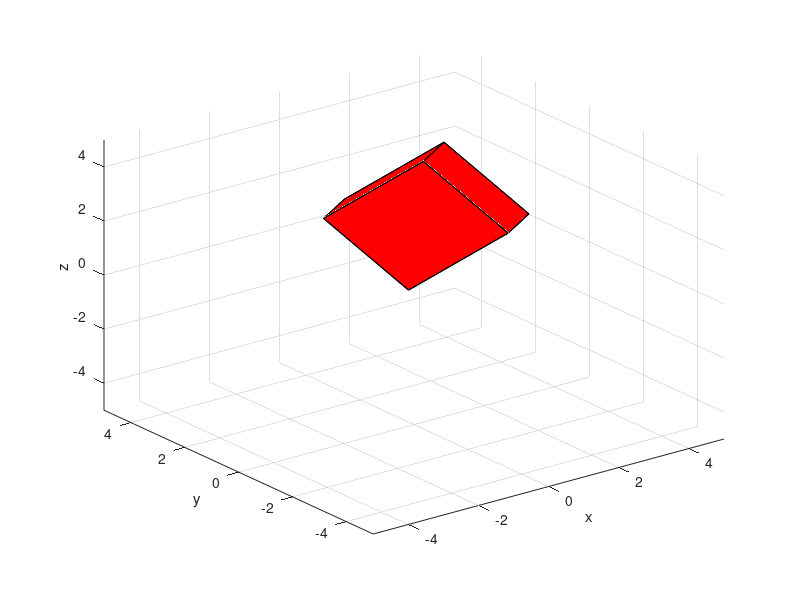

Here is the MATLAB script that generated this plot:
clc
clear
close all


p1=[0 0 0];
p2=[3 0 0];
p3=[3 3 0];
p4=[0 3 0];
p5=[0 0 3];
p6=[3 0 3];
p7=[3 3 3];
p8=[0 3 3];

phi = 2*pi/100;

punkter = [p1' p2' p3' p4' p5' p6' p7' p8'];

x = [p1(1) p2(1) p3(1) p4(1)];
y = [p1(2) p2(2) p3(2) p4(2)];
z = [p1(3) p2(3) p3(3) p4(3)];

a = [p5(1) p6(1) p7(1) p8(1)];
b = [p5(2) p6(2) p7(2) p8(2)];
c = [p5(3) p6(3) p7(3) p8(3)];

d = [p4(1) p1(1) p5(1) p8(1)];
e = [p4(2) p1(2) p5(2) p8(2)];
f = [p4(3) p1(3) p5(3) p8(3)];

g = [p5(1) p6(1) p2(1) p1(1)];
h = [p5(2) p6(2) p2(2) p1(2)];
j = [p5(3) p6(3) p2(3) p1(3)];

k = [p6(1) p7(1) p3(1) p2(1)];
l = [p6(2) p7(2) p3(2) p2(2)];
m = [p6(3) p7(3) p3(3) p2(3)];

n = [p7(1) p8(1) p4(1) p3(1)];
o = [p7(2) p8(2) p4(2) p3(2)];
p = [p7(3) p8(3) p4(3) p3(3)];

% axis([-1 3 -1 5 -1 3]);
% grid;
% hold on;
% 
% fill3(x,y,z,1);
% fill3(a, b, c, 'g');
% fill3(d, e, f, 'r');
% fill3(g, h, j, 'm');
% fill3(k, l, m, 'r');
% fill3(n, o, p, 'r');

mittpunkt = [(p1+p2+p3+p4+p5+p6+p7+p8)/8]';
for j = 1:200
    
    clf
    
    Rx = ([1 0 0; 0 cos(phi) -sin(phi) ;0 sin(phi) cos(phi)]);
    Ry = ([cos(phi) 0 sin(phi); 0 1 0; -sin(phi) 0 cos(phi)]);
    Rz = ([cos(phi) -sin(phi) 0; sin(phi) cos(phi) 0; 0 0 1]);
    
    Rxy = Rx*Ry;
    Rxz = Rx*Rz;
    Ryz = Ry*Rz;
    Rxyz = Rx*Ry*Rz;
    for s = 1:length(punkter)
        temp = punkter(:,s)-mittpunkt;
        Y(:,s)= temp';
        s = s+1;
    end
    RotOrigo =  Rxyz*Y;
    for s = 1:length(punkter)
        temp = RotOrigo(:,s)+mittpunkt;
        Q(:,s)= temp;
        s = s+1;
    end

    p1 = Q(:,1)';
    p2 = Q(:,2)';
    p3 = Q(:,3)';
    p4 = Q(:,4)';
    p5 = Q(:,5)';
    p6 = Q(:,6)';
    p7 = Q(:,7)';
    p8 = Q(:,8)';

    x = [p1(1) p2(1) p3(1) p4(1)];
    y = [p1(2) p2(2) p3(2) p4(2)];
    z = [p1(3) p2(3) p3(3) p4(3)];

    a = [p5(1) p6(1) p7(1) p8(1)];
    b = [p5(2) p6(2) p7(2) p8(2)];
    c = [p5(3) p6(3) p7(3) p8(3)];

    d = [p4(1) p1(1) p5(1) p8(1)];
    e = [p4(2) p1(2) p5(2) p8(2)];
    f = [p4(3) p1(3) p5(3) p8(3)];

    g = [p5(1) p6(1) p2(1) p1(1)];
    h = [p5(2) p6(2) p2(2) p1(2)];
    j = [p5(3) p6(3) p2(3) p1(3)];

    k = [p6(1) p7(1) p3(1) p2(1)];
    l = [p6(2) p7(2) p3(2) p2(2)];
    m = [p6(3) p7(3) p3(3) p2(3)];

    n = [p7(1) p8(1) p4(1) p3(1)];
    o = [p7(2) p8(2) p4(2) p3(2)];
    p = [p7(3) p8(3) p4(3) p3(3)];

    axis([-5 5 -5 5 -5 5]);
    grid;
    hold on;
    xlabel('x'); ylabel('y'); zlabel('z'); 

    fill3(x, y, z, 'r');
    fill3(a, b, c, 'r');
    fill3(d, e, f, 'r');
    fill3(g, h, j, 'r');
    fill3(k, l, m, 'r');
    fill3(n, o, p, 'r');
    pause(0.001);
    punkter = [p1' p2' p3' p4' p5' p6' p7' p8'];
end